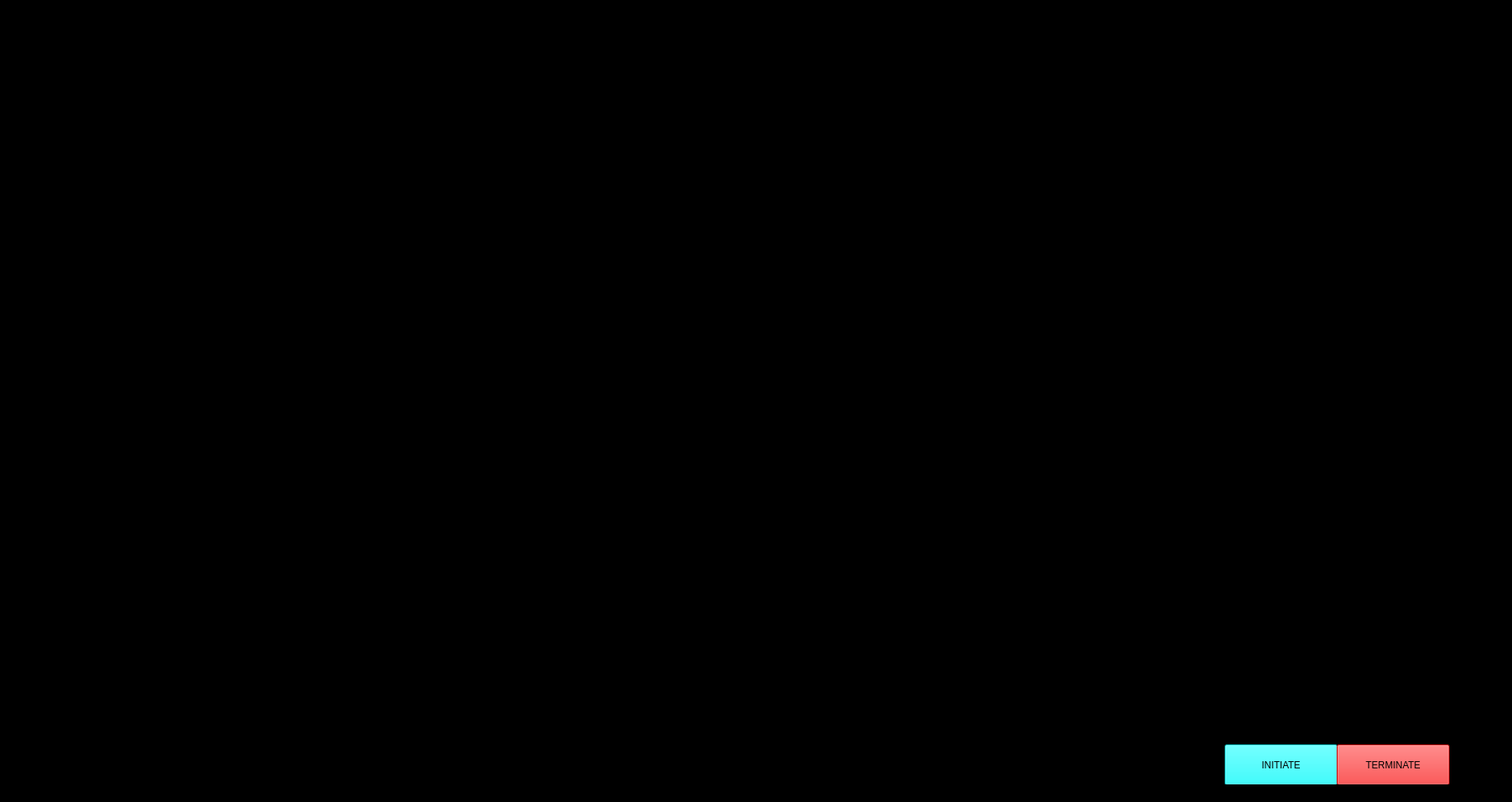
<?xml version="1.0" encoding="UTF-8"?>
<ui version="4.0">
 <class>jarvisUi</class>
 <widget class="QMainWindow" name="jarvisUi">
  <property name="geometry">
   <rect>
    <x>0</x>
    <y>0</y>
    <width>1889</width>
    <height>1002</height>
   </rect>
  </property>
  <property name="windowTitle">
   <string>MainWindow</string>
  </property>
  <property name="styleSheet">
   <string notr="true">background-color: rgb(0, 0, 0);</string>
  </property>
  <widget class="QWidget" name="centralwidget">
   <widget class="QLabel" name="label">
    <property name="geometry">
     <rect>
      <x>0</x>
      <y>0</y>
      <width>1889</width>
      <height>1001</height>
     </rect>
    </property>
    <property name="text">
     <string>TextLabel</string>
    </property>
   </widget>
   <widget class="QLabel" name="label_2">
    <property name="geometry">
     <rect>
      <x>30</x>
      <y>10</y>
      <width>331</width>
      <height>321</height>
     </rect>
    </property>
    <property name="text">
     <string/>
    </property>
    <property name="pixmap">
     <pixmap>H:/Jarvis gif and png/core 7.gif</pixmap>
    </property>
    <property name="scaledContents">
     <bool>true</bool>
    </property>
   </widget>
   <widget class="QLabel" name="label_3">
    <property name="geometry">
     <rect>
      <x>10</x>
      <y>350</y>
      <width>391</width>
      <height>321</height>
     </rect>
    </property>
    <property name="text">
     <string/>
    </property>
    <property name="pixmap">
     <pixmap>H:/Jarvis gif and png/face regognitiion.gif</pixmap>
    </property>
    <property name="scaledContents">
     <bool>true</bool>
    </property>
   </widget>
   <widget class="QLabel" name="label_4">
    <property name="geometry">
     <rect>
      <x>10</x>
      <y>690</y>
      <width>391</width>
      <height>61</height>
     </rect>
    </property>
    <property name="text">
     <string/>
    </property>
    <property name="pixmap">
     <pixmap>H:/Jarvis gif and png/sound gif.gif</pixmap>
    </property>
    <property name="scaledContents">
     <bool>true</bool>
    </property>
   </widget>
   <widget class="QLabel" name="label_5">
    <property name="geometry">
     <rect>
      <x>10</x>
      <y>770</y>
      <width>401</width>
      <height>211</height>
     </rect>
    </property>
    <property name="text">
     <string/>
    </property>
    <property name="pixmap">
     <pixmap>H:/Jarvis gif and png/loading.gif</pixmap>
    </property>
    <property name="scaledContents">
     <bool>true</bool>
    </property>
   </widget>
   <widget class="QLabel" name="label_6">
    <property name="geometry">
     <rect>
      <x>380</x>
      <y>10</y>
      <width>331</width>
      <height>291</height>
     </rect>
    </property>
    <property name="text">
     <string/>
    </property>
    <property name="pixmap">
     <pixmap>H:/Jarvis gif and png/coding 2.gif</pixmap>
    </property>
    <property name="scaledContents">
     <bool>true</bool>
    </property>
   </widget>
   <widget class="QLabel" name="label_7">
    <property name="geometry">
     <rect>
      <x>730</x>
      <y>140</y>
      <width>441</width>
      <height>551</height>
     </rect>
    </property>
    <property name="text">
     <string/>
    </property>
    <property name="pixmap">
     <pixmap>H:/Jarvis gif and png/ironman suit.gif</pixmap>
    </property>
    <property name="scaledContents">
     <bool>true</bool>
    </property>
   </widget>
   <widget class="QLabel" name="label_8">
    <property name="geometry">
     <rect>
      <x>750</x>
      <y>710</y>
      <width>401</width>
      <height>281</height>
     </rect>
    </property>
    <property name="text">
     <string/>
    </property>
    <property name="pixmap">
     <pixmap>H:/Jarvis gif and png/core2.gif</pixmap>
    </property>
    <property name="scaledContents">
     <bool>true</bool>
    </property>
   </widget>
   <widget class="QLabel" name="label_9">
    <property name="geometry">
     <rect>
      <x>420</x>
      <y>320</y>
      <width>291</width>
      <height>181</height>
     </rect>
    </property>
    <property name="text">
     <string/>
    </property>
    <property name="pixmap">
     <pixmap>H:/Jarvis gif and png/core3.gif</pixmap>
    </property>
    <property name="scaledContents">
     <bool>true</bool>
    </property>
   </widget>
   <widget class="QLabel" name="label_10">
    <property name="geometry">
     <rect>
      <x>440</x>
      <y>530</y>
      <width>261</width>
      <height>221</height>
     </rect>
    </property>
    <property name="text">
     <string/>
    </property>
    <property name="pixmap">
     <pixmap>H:/Jarvis gif and png/core 6.gif</pixmap>
    </property>
    <property name="scaledContents">
     <bool>true</bool>
    </property>
   </widget>
   <widget class="QLabel" name="label_11">
    <property name="geometry">
     <rect>
      <x>430</x>
      <y>790</y>
      <width>301</width>
      <height>181</height>
     </rect>
    </property>
    <property name="text">
     <string/>
    </property>
    <property name="pixmap">
     <pixmap>H:/Jarvis gif and png/loading 2.gif</pixmap>
    </property>
    <property name="scaledContents">
     <bool>true</bool>
    </property>
   </widget>
   <widget class="QLabel" name="label_12">
    <property name="geometry">
     <rect>
      <x>810</x>
      <y>10</y>
      <width>281</width>
      <height>111</height>
     </rect>
    </property>
    <property name="text">
     <string/>
    </property>
    <property name="pixmap">
     <pixmap>H:/Jarvis gif and png/voice_state.gif</pixmap>
    </property>
    <property name="scaledContents">
     <bool>true</bool>
    </property>
   </widget>
   <widget class="QLabel" name="label_13">
    <property name="geometry">
     <rect>
      <x>1190</x>
      <y>10</y>
      <width>301</width>
      <height>321</height>
     </rect>
    </property>
    <property name="text">
     <string/>
    </property>
    <property name="pixmap">
     <pixmap>H:/Jarvis gif and png/coding.gif</pixmap>
    </property>
    <property name="scaledContents">
     <bool>true</bool>
    </property>
   </widget>
   <widget class="QLabel" name="label_14">
    <property name="geometry">
     <rect>
      <x>1510</x>
      <y>10</y>
      <width>371</width>
      <height>221</height>
     </rect>
    </property>
    <property name="text">
     <string/>
    </property>
    <property name="pixmap">
     <pixmap>H:/Jarvis gif and png/initializing.gif</pixmap>
    </property>
    <property name="scaledContents">
     <bool>true</bool>
    </property>
   </widget>
   <widget class="QLabel" name="label_15">
    <property name="geometry">
     <rect>
      <x>1510</x>
      <y>250</y>
      <width>371</width>
      <height>151</height>
     </rect>
    </property>
    <property name="text">
     <string/>
    </property>
    <property name="pixmap">
     <pixmap>H:/Jarvis gif and png/voice1.gif</pixmap>
    </property>
    <property name="scaledContents">
     <bool>true</bool>
    </property>
   </widget>
   <widget class="QLabel" name="label_16">
    <property name="geometry">
     <rect>
      <x>1490</x>
      <y>418</y>
      <width>391</width>
      <height>481</height>
     </rect>
    </property>
    <property name="text">
     <string/>
    </property>
    <property name="pixmap">
     <pixmap>H:/Jarvis gif and png/giphy.gif</pixmap>
    </property>
    <property name="scaledContents">
     <bool>true</bool>
    </property>
   </widget>
   <widget class="QLabel" name="label_17">
    <property name="geometry">
     <rect>
      <x>1300</x>
      <y>490</y>
      <width>171</width>
      <height>161</height>
     </rect>
    </property>
    <property name="text">
     <string/>
    </property>
    <property name="pixmap">
     <pixmap>H:/Jarvis gif and png/core 4.gif</pixmap>
    </property>
    <property name="scaledContents">
     <bool>true</bool>
    </property>
   </widget>
   <widget class="QLabel" name="label_18">
    <property name="geometry">
     <rect>
      <x>1190</x>
      <y>670</y>
      <width>101</width>
      <height>91</height>
     </rect>
    </property>
    <property name="text">
     <string/>
    </property>
    <property name="pixmap">
     <pixmap>H:/Jarvis gif and png/core 5.gif</pixmap>
    </property>
    <property name="scaledContents">
     <bool>true</bool>
    </property>
   </widget>
   <widget class="QLabel" name="label_19">
    <property name="geometry">
     <rect>
      <x>1170</x>
      <y>780</y>
      <width>301</width>
      <height>191</height>
     </rect>
    </property>
    <property name="text">
     <string/>
    </property>
    <property name="pixmap">
     <pixmap>H:/Jarvis gif and png/jarvis logo.gif</pixmap>
    </property>
    <property name="scaledContents">
     <bool>true</bool>
    </property>
   </widget>
   <widget class="QPushButton" name="pushButton">
    <property name="geometry">
     <rect>
      <x>1530</x>
      <y>930</y>
      <width>141</width>
      <height>51</height>
     </rect>
    </property>
    <property name="styleSheet">
     <string notr="true">background-color: rgb(0, 255, 255);
font: 75 10pt &quot;MS Shell Dlg 2&quot;;</string>
    </property>
    <property name="text">
     <string>INITIATE</string>
    </property>
   </widget>
   <widget class="QPushButton" name="pushButton_2">
    <property name="geometry">
     <rect>
      <x>1670</x>
      <y>930</y>
      <width>141</width>
      <height>51</height>
     </rect>
    </property>
    <property name="styleSheet">
     <string notr="true">background-color: rgb(255, 0, 0);
font: 75 10pt &quot;MS Shell Dlg 2&quot;;</string>
    </property>
    <property name="text">
     <string>TERMINATE</string>
    </property>
   </widget>
   <widget class="QTextBrowser" name="textBrowser">
    <property name="geometry">
     <rect>
      <x>1180</x>
      <y>350</y>
      <width>291</width>
      <height>51</height>
     </rect>
    </property>
   </widget>
   <widget class="QTextBrowser" name="textBrowser_2">
    <property name="geometry">
     <rect>
      <x>1180</x>
      <y>420</y>
      <width>291</width>
      <height>51</height>
     </rect>
    </property>
   </widget>
  </widget>
  <widget class="QStatusBar" name="statusbar"/>
 </widget>
 <resources/>
 <connections/>
</ui>
